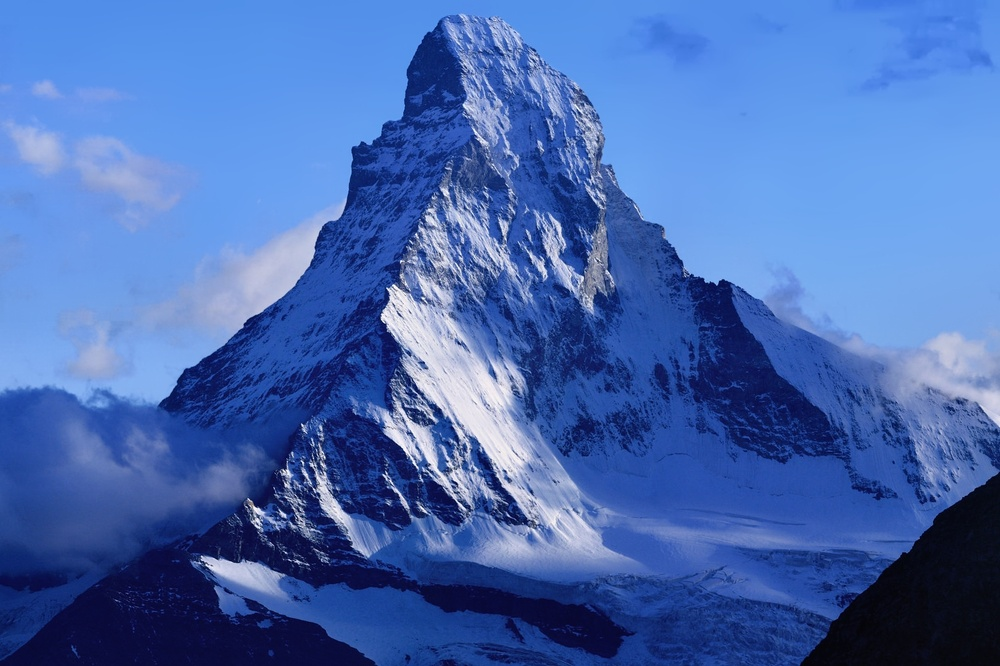
#> input picture data/Matterhorn.jpg, 1000 x 666 px, shrunk from 1610 x 1073 before the run
$ python SCZO_2026_cv4.py
#> lines starting #> are read from the running program, lines starting #| are printed output that depends on the picture
import numpy as np
import matplotlib.pyplot as plt
from skimage.io import imread
from skimage.color import rgb2gray
from skimage.exposure import equalize_hist,equalize_adapthist

plt.close('all')

# Ukol 1
# =============================================================================
# Nactete obraz "Matterhorn.jpg“, prevedte jej na sedotonovy, vytvorte histogram obrazu
# K obrazu prictete hodnotu 0.3 a zobrazte jej i s odpovidajicim histogramem
# Vytvorte dalsi obraz vynasobenim puvodniho obrazu hodnotou 1.5 a zobrazte jej i s odpovidajicim histogramem
# =============================================================================

# Nactete obraz "Matterhorn.jpg“, prevedte jej na sedotonovy, vytvorte histogram obrazu
img =rgb2gray(imread('data/Matterhorn.jpg'))
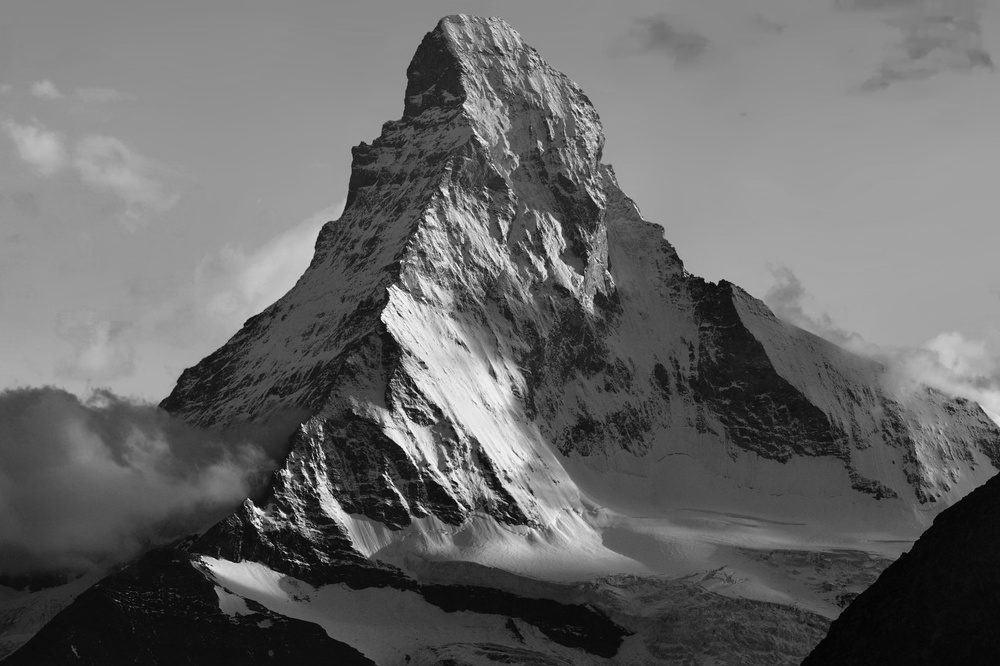
#> img: shape (666, 1000) float64; min 0.00594, max 0.996, mean 0.409

plt.figure()
plt.subplot(2,3,1)
plt.imshow(img,cmap='gray', vmin = 0, vmax = np.max(img))
plt.title('Originalni obraz')

plt.subplot(2,3,4)
...
plt.title('Histogram originalniho obrazu')
plt.xlabel('Jasova hodnota')
plt.ylabel('Cetnost')

plt.subplot(2,3,2)
#> (the run stopped early here; a loop or call above may not have finished)
